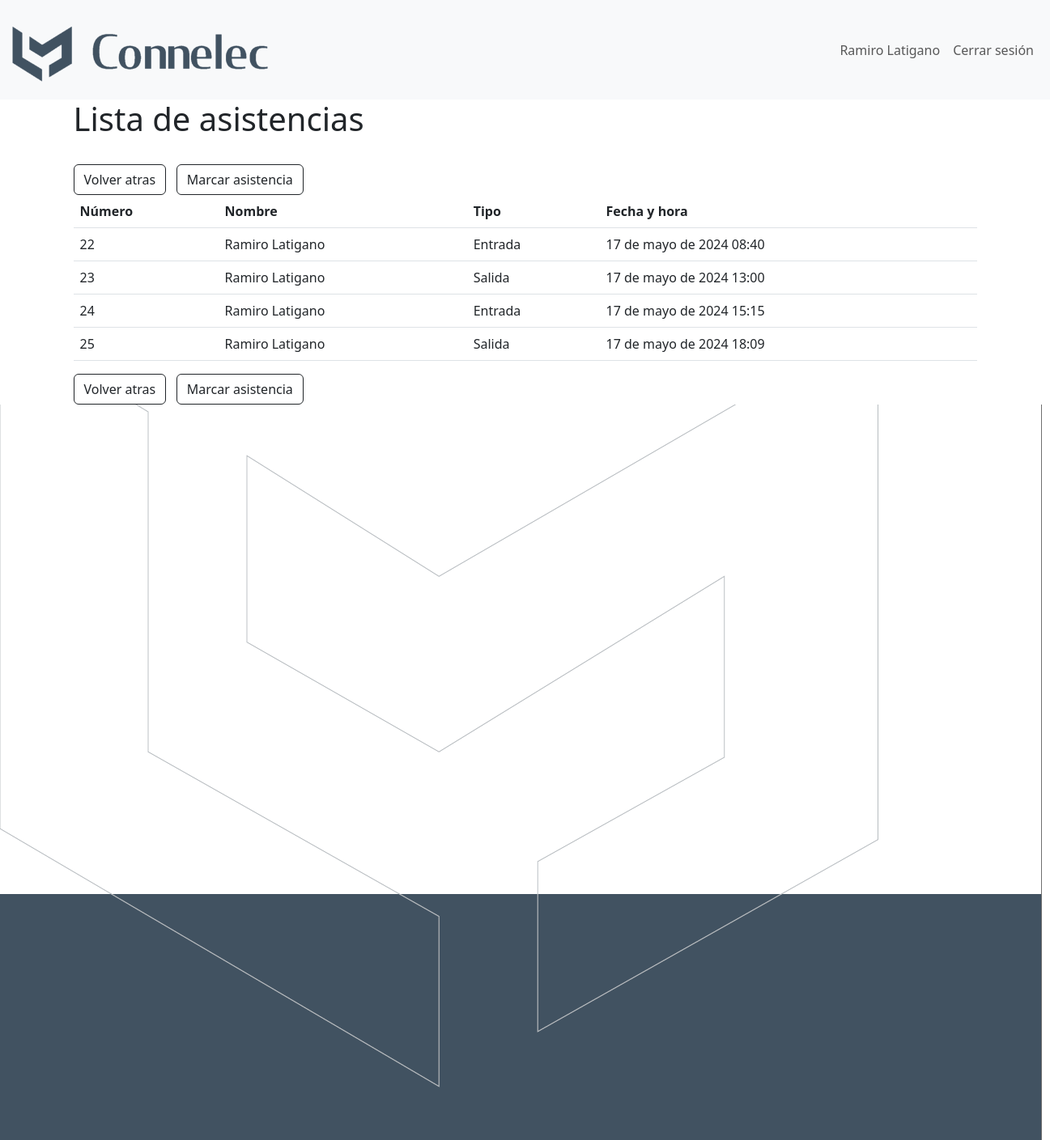
Page /asistencias/verAsistencias (signed in) on the earlier database version.
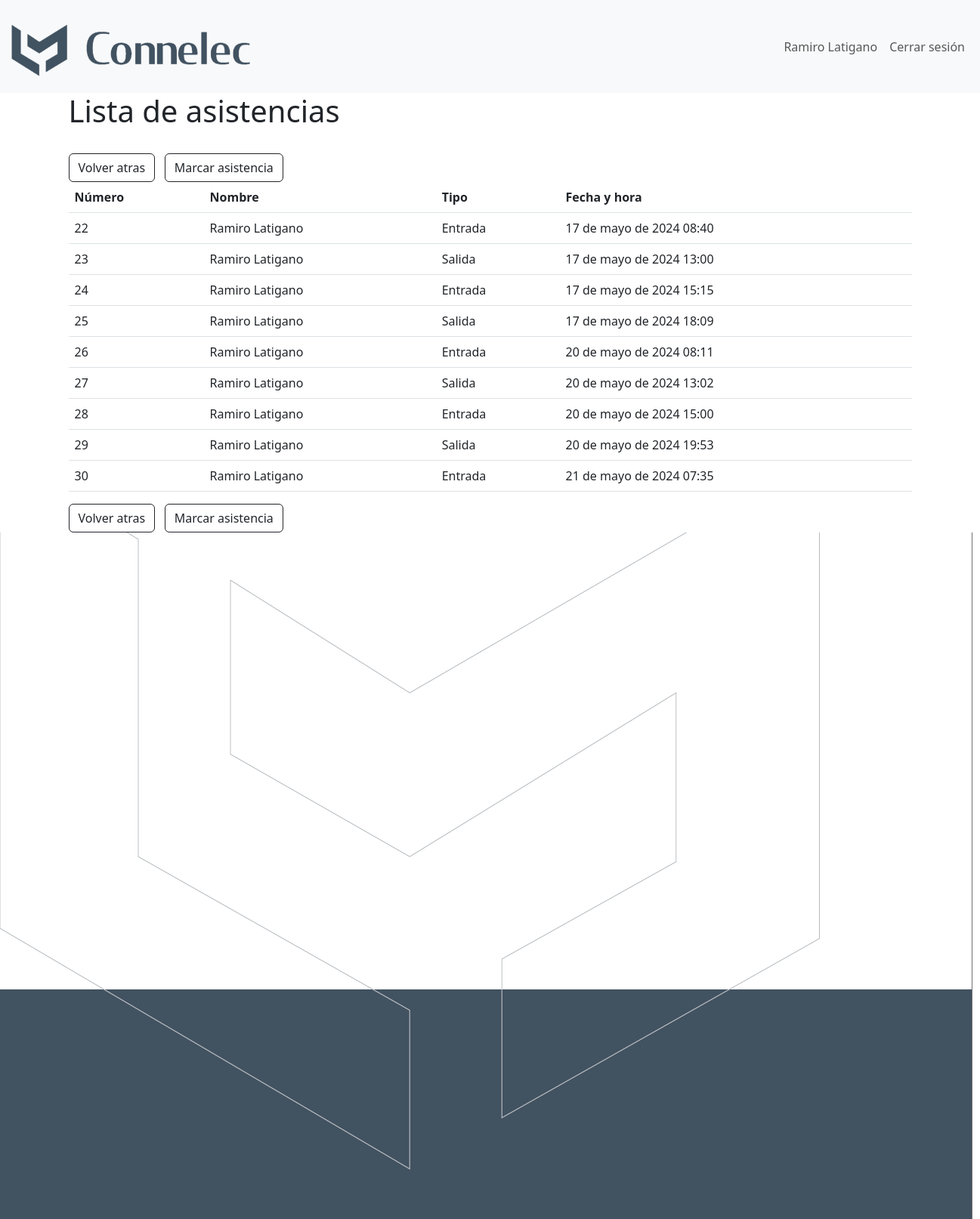
Same page on the later database version.
### asistencias/models.py (models this page shows, shortened)
class registro(models.Model):
    usuario = models.ForeignKey(
        settings.AUTH_USER_MODEL, on_delete=models.CASCADE)
    fecha = models.DateField()
    hora = models.TimeField()
    tipo = models.CharField(max_length=50, choices=[(
        'Entrada', 'Entrada'), ('Salida', 'Salida')])
    @property
    def nombre_completo(self):
        return f"{self.usuario.first_name} {self.usuario.last_name}"

class User(AbstractUser):
    image = models.ImageField(upload_to=profile_picture_path, blank=True)
    birthday = models.DateField(null=True, blank=True)

### asistencias/views.py (the view)
# urls.py: path('verAsistencias', listar_registros, name='verAsistencias'),
def listar_registros(request):
    if request.user.is_authenticated:
        usuario = User.objects.get(username=request.user).get_full_name()
        registros = registro.objects.all()
        data = {
            'usuario': usuario,
            'registros': registros
        }
    return render(request, 'asistencias/registros.html', data)

### core/templates/asistencias/registros.html (shortened to what this page needs)
{% extends 'core/base.html' %}
{% load static %}
    {% block content %}
    <div class="container">
        <h1>Lista de asistencias</h1>
        <br>
        <a href="/asistencias"><button type="button" class="btn btn-outline-dark">Volver atras</button></a> &nbsp; <a href="marcarAsistencia"><button type="button" class="btn btn-outline-dark">Marcar asistencia</button></a>
        <div>
            <table id="tabla_registros" class="table table-hover">
                <thead>
                    <tr>
                        <th class="centered">Número</th>
                        <th class="centered">Nombre</th>
                        <th class="centered">Tipo</th>
                        <th class="centered">Fecha y hora</th>
                    </tr>
                </thead>
                <tbody id="tabla_registros">
                    {% for r in registros %}
                        <tr>
                            <td>{{r.id}}</td>
                            <td>{{r.nombre_completo}}</td>
                            <td>{{r.tipo}}</td>
                            <td>{{r.fecha}} {{r.hora}}</td>
                        </tr>
                    {% endfor %}
                </tbody>
            </table>
        </div>
        <a href="/asistencias"><button type="button" class="btn btn-outline-dark">Volver atras</button></a> &nbsp; <a href="marcarAsistencia"><button type="button" class="btn btn-outline-dark">Marcar asistencia</button></a>
    </div>
    {% endblock %}

### core/templates/core/base.html (shortened to what this page needs)
{% load static %}
<!DOCTYPE html>
<html lang="es">
<head>
    <link rel="stylesheet" href="https://cdn.jsdelivr.net/npm/bootstrap@5.3.2/dist/css/bootstrap.min.css">
    <link rel="stylesheet" href="https://cdnjs.cloudflare.com/ajax/libs/twitter-bootstrap/5.3.0/css/bootstrap.min.css">
    <link rel="stylesheet" href="https://cdn.datatables.net/2.0.2/css/dataTables.dataTables.css">
    <link rel="stylesheet" href="https://cdnjs.cloudflare.com/ajax/libs/font-awesome/6.5.1/css/all.min.css" />
    <link rel="stylesheet" href="{% static 'core/css/styles.css' %}">
    <nav class="navbar navbar-expand-lg navbar-light bg-light">
        <div class="container-fluid">
          <a class="navbar-brand" href="/inicio">
            <img src="{%  static 'core/img/Isologotipo_transparente.png' %}" alt="Logo" width="320" height="96" class="d-inline-block align-text-top">
          </a>
          <div class="texto_navbar" id="navbarSupportedContent">
            <ul class="navbar-nav me-auto mb-2 mb-lg-0">
                {% if user.is_authenticated %}
                <li class="nav-item">
                    <a class="nav-link" href="perfil">{{usuario}}</a>
                </li>
                <li class="nav-item">
                    <a class="nav-link" aria-current="page" href="/logout">Cerrar sesión</a>
                </li>
                {% endif %}
            </ul>
          </div>
        </div>
      </nav>
</head>
<body>
  <main>
    <div class="contenedor-principal">
      {% block content %}
      {% endblock %}
      <img src="{%  static 'core/img/inicio-bg.jpeg' %}" alt="Imagen logo Connelec">
    </div>
  </main>
</body>
</html>

### core/static/core/css/styles.css (style rules this page uses)
.texto_navbar { display: flex; text-align: right; align-items: center; gap: 10px; }

Differences in the rows shown:
added registro: id "26", nombre_completo "Ramiro Latigano", tipo "Entrada", fecha "20 de mayo de 2024", hora "08:11"
added registro: id "27", nombre_completo "Ramiro Latigano", tipo "Salida", fecha "20 de mayo de 2024", hora "13:02"
added registro: id "28", nombre_completo "Ramiro Latigano", tipo "Entrada", fecha "20 de mayo de 2024", hora "15:00"
added registro: id "29", nombre_completo "Ramiro Latigano", tipo "Salida", fecha "20 de mayo de 2024", hora "19:53"
added registro: id "30", nombre_completo "Ramiro Latigano", tipo "Entrada", fecha "21 de mayo de 2024", hora "07:35"
